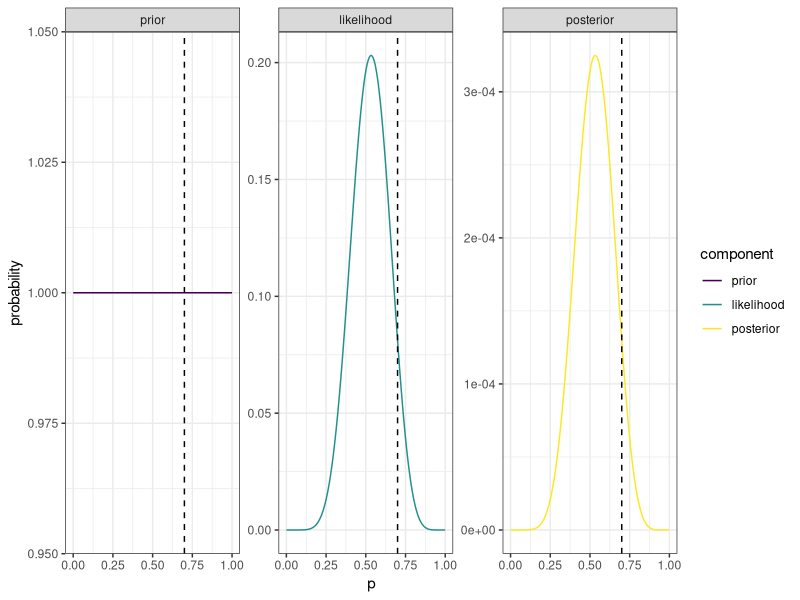
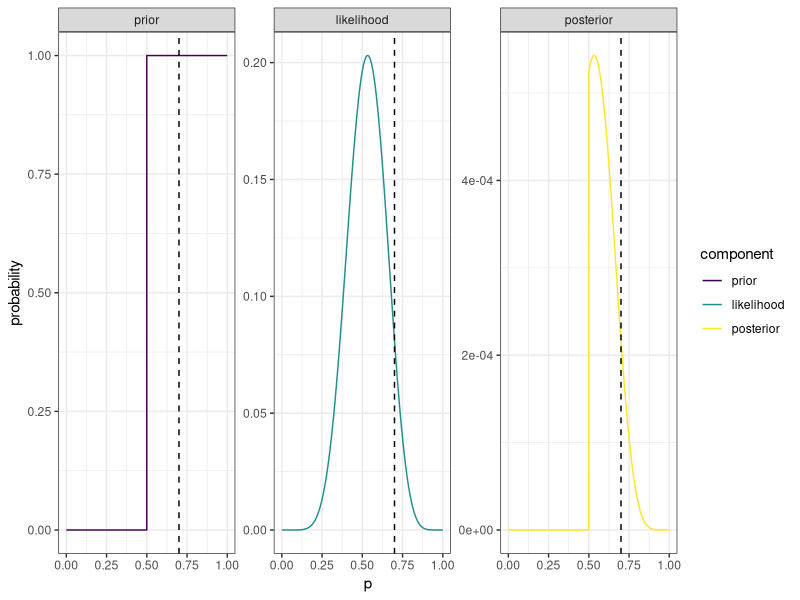
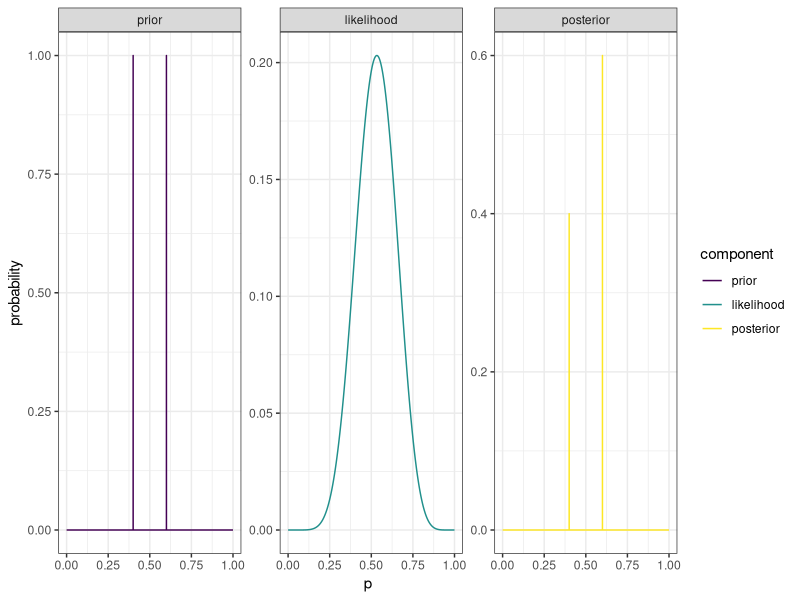
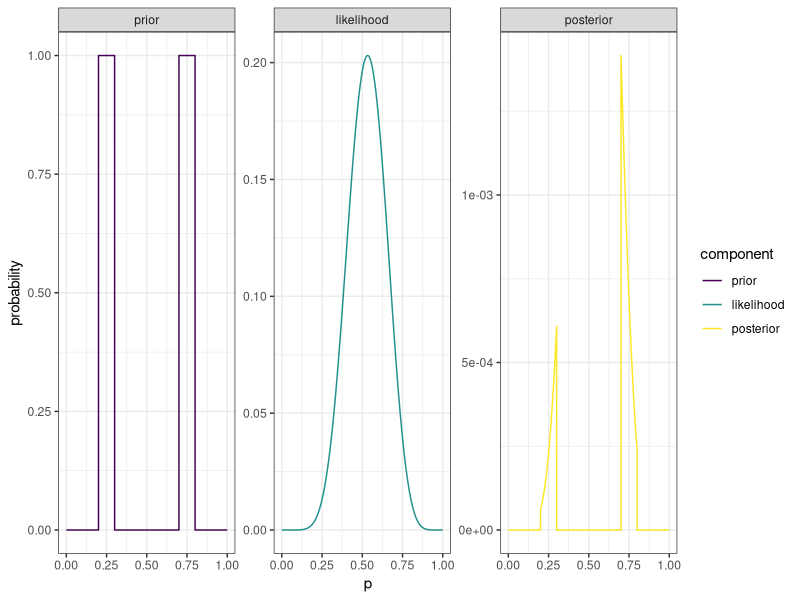

Write the R code that produced these figures, in order.
## ---- chunk 1
knitr::opts_chunk$set(
  echo = TRUE,
  comment = NA,
  message = TRUE,
  warning = TRUE,
  error = TRUE,
  cache = FALSE,
  dev = 'svglite'
)

library(tidyverse)
# library(here)
library(scales)
# library(rethinking)

theme_set(theme_bw())
## ---- chunk 2
N <- 15
W <- 8
p_true <- 0.7
## ---- chunk 3
grid <- tibble(p = seq(0, 1, length.out = 10001))
## ---- chunk 4
probs1 <- grid %>% 
  mutate(
    prior = 1, # flat prior
    likelihood = dbinom(W, N, p),
    unst_posterior = prior * likelihood,
    posterior = unst_posterior / sum(unst_posterior)
  ) %>% 
  select(-unst_posterior)
## ---- chunk 5
probability_levels <- c('prior', 'likelihood', 'posterior')

probs1 %>% 
  gather(component, probability, -p) %>% 
  mutate(component = component %>% ordered(probability_levels)) %>% 
  ggplot() +
  aes(p, probability, colour = component) +
  geom_line() +
  geom_vline(xintercept = p_true, linetype = 'dashed') +
  facet_wrap(~component, scales = 'free_y') +
  # facet_wrap(~ordered(component, probability_levels), scales = 'free_y') +
  NULL
## ---- chunk 6
probs1 %>% 
  sample_n(10000, replace = T, weight = posterior) %>% 
  summarise(
    q005 = quantile(p, 0.005),
    q25 = quantile(p, 0.25),
    q50 = median(p, 0.5),
    q75 = quantile(p, 0.75),
    q995 = quantile(p, 0.995)
  )
## ---- chunk 7
probs2 <- grid %>% 
  mutate(
    prior = if_else(p >= 0.5, 1, 0),
    likelihood = dbinom(W, N, p),
    unst_posterior = prior * likelihood,
    posterior = unst_posterior / sum(unst_posterior)
  ) %>% 
  select(-unst_posterior)
## ---- chunk 8
probs2 %>% 
  gather(component, probability, -p) %>% 
  mutate(component = component %>% ordered(probability_levels)) %>% 
  ggplot() +
  aes(p, probability, colour = component) +
  geom_line() +
  geom_vline(xintercept = p_true, linetype = 'dashed') +
  facet_wrap(~component, scales = 'free_y') +
  NULL
## ---- chunk 9
probs2 %>% 
  sample_n(10000, replace = T, weight = posterior) %>% 
  summarise(
    q005 = quantile(p, 0.005),
    q25 = quantile(p, 0.25),
    q50 = median(p, 0.5),
    q75 = quantile(p, 0.75),
    q995 = quantile(p, 0.995)
  )
## ---- chunk 10
probs1 %>% 
  bind_rows(probs2, .id = 'exercise') %>% 
  group_by(exercise) %>% 
  sample_n(10000, replace = T, weight = posterior) %>% 
  summarise(prob_p_near_true = mean(between(p, p_true - 0.05, p_true + 0.05)))
## ---- chunk 11
probs_points <- grid %>% 
  mutate(
    prior = if_else(p == 0.4 | p == 0.6, 1, 0),
    likelihood = dbinom(W, N, p),
    unst_posterior = prior * likelihood,
    posterior = unst_posterior / sum(unst_posterior)
  ) %>% 
  select(-unst_posterior)

probs_points %>% 
  gather(component, probability, -p) %>% 
  mutate(component = component %>% ordered(probability_levels)) %>% 
  ggplot() +
  aes(p, probability, colour = component) +
  geom_line() +
  facet_wrap(~component, scales = 'free_y')
## ---- chunk 12
probs_points %>% 
  sample_n(10000, replace = T, weight = posterior) %>% 
  summarise(
    q005 = quantile(p, 0.005),
    q25 = quantile(p, 0.25),
    q50 = median(p, 0.5),
    q75 = quantile(p, 0.75),
    q995 = quantile(p, 0.995)
  )
## ---- chunk 13
probs_bars <- grid %>% 
  mutate(
    prior = if_else(between(p, 0.2, 0.3) | between(p, 0.7, 0.8), 1, 0),
    likelihood = dbinom(W, N, p),
    unst_posterior = prior * likelihood,
    posterior = unst_posterior / sum(unst_posterior)
  ) %>% 
  select(-unst_posterior)

probs_bars %>% 
  gather(component, probability, -p) %>% 
  mutate(component = component %>% ordered(probability_levels)) %>% 
  ggplot() +
  aes(p, probability, colour = component) +
  geom_line() +
  facet_wrap(~component, scales = 'free_y')
## ---- chunk 14
probs_bars %>% 
  sample_n(10000, replace = T, weight = posterior) %>% 
  summarise(
    q005 = quantile(p, 0.005),
    q25 = quantile(p, 0.25),
    q50 = median(p, 0.5),
    q75 = quantile(p, 0.75),
    q995 = quantile(p, 0.995)
  )
## ---- chunk 15
probs <- tibble(N = c(10^(1:4), 3000)) %>% 
  crossing(iter = 1:10) %>% 
  mutate(W = rbinom(n(), N, p_true)) %>% 
  crossing(grid) %>% 
  group_by(N, iter) %>% 
  mutate(
    prior = 1,
    likelihood = dbinom(W, N, p),
    unst_posterior = prior * likelihood,
    posterior = unst_posterior / sum(unst_posterior)
  ) %>% 
  select(-unst_posterior)

probs %>% 
  sample_n(10000, replace = T, weight = posterior) %>% 
  summarise(
    q005 = quantile(p, 0.005),
    q50 = median(p, 0.5),
    q995 = quantile(p, 0.995)
  ) %>% 
  mutate(width = q995 - q005) %>% 
  summarise(
    q005 = mean(q005),
    q50 = mean(q50),
    q995 = mean(q995),
    width = mean(width)
  )

## ---- chunk 16
N <- (p_true * (1 - p_true)) / (0.05 / 6)^2
N
